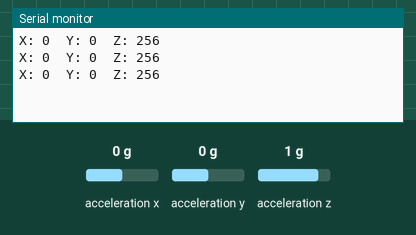
This sketch was run on a simulated Arduino Uno, built with avr-gcc and run on an emulated ATmega328P. Parts: the last lines printed to the serial monitor. Inputs (shaded band) come from the test bench; at power-on: acceleration x 0 g, acceleration y 0 g, acceleration z 1 g.

Above: at 1.3 s.
1.4 s: acceleration x set to -1.4 g
At 1.9 s:
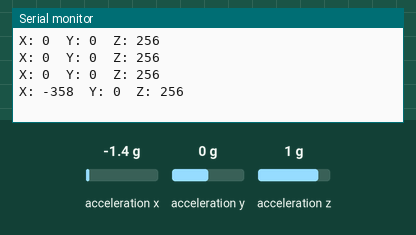
2.9 s: acceleration y set to -1.4 g
At 4.89 s:
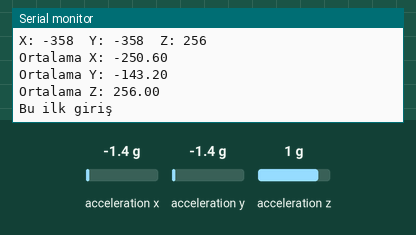
5.9 s: acceleration z set to -1.4 g
At 9.94 s:
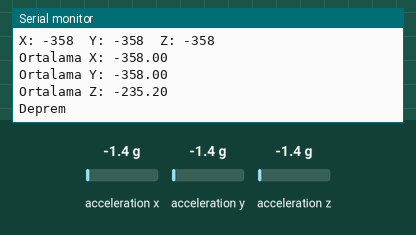

The sketch:

depremadxlfirebasessiz.ino
```cpp
#include "Wire.h"
#include "I2Cdev.h"
#include "ADXL345.h"

ADXL345 sensor;

// İvmeölçer verilerini saklamak için değişkenler
int numReadings = 10;
int readings_x[10];
int readings_y[10];
int readings_z[10];
float previous_average_x = 0.0;
float previous_average_y = 0.0;
float previous_average_z = 0.0;
short ivme_x, ivme_y, ivme_z;
bool ilkGiris = true;

void setup() {
  Wire.begin();
  Serial.begin(9600);
  sensor.initialize();
}

void loop() {
  static int index = 0;  // Sadece loop işlevi içinde kullanılan bir static tamsayı olarak tanımlandı.
  sensor.getAcceleration(&ivme_x, &ivme_y, &ivme_z);
  Serial.print("X: ");
  Serial.print(ivme_x);
  Serial.print("\t");
  Serial.print("Y: ");
  Serial.print(ivme_y);
  Serial.print("\t");
  Serial.print("Z: ");
  Serial.println(ivme_z);

    // Okuma değerlerini güncelle
    readings_x[index] = ivme_x;
    readings_y[index] = ivme_y;
    readings_z[index] = ivme_z;

    // İndeks arttır ve sıfıra döndür
    index = (index + 1) % numReadings;

    // Her 10 ölçüm için ortalamayı hesapla ve kontrol et
    if (index == 0) {
      float average_x = 0.0;
      float average_y = 0.0;
      float average_z = 0.0;

      for (int i = 0; i < numReadings; i++) {
        average_x += readings_x[i];
        average_y += readings_y[i];
        average_z += readings_z[i];
      }

      average_x /= numReadings;
      average_y /= numReadings;
      average_z /= numReadings;

      Serial.print("Ortalama X: ");
      Serial.println(average_x);
      Serial.print("Ortalama Y: ");
      Serial.println(average_y);
      Serial.print("Ortalama Z: ");
      Serial.println(average_z);

      if(!ilkGiris){
        if (
          (abs(average_x) > abs(previous_average_x * 1.1)) || (abs(average_x) < abs(previous_average_x * 0.9)) ||
          (abs(average_y) > abs(previous_average_y * 1.1)) || (abs(average_y) < abs(previous_average_y * 0.9)) ||
            (abs(average_z) > abs(previous_average_z * 1.1)) || (abs(average_z) < abs(previous_average_z * 0.9))) {
          Serial.println("Deprem");
        } else {
          Serial.println("Değil");
        }
      }else{
        Serial.println("Bu ilk giriş");
        ilkGiris = false;
      }


      previous_average_x = average_x;
      previous_average_y = average_y;
      previous_average_z = average_z;
    }


  delay(500);
}
```

Measured:
- after the input at 1.4 s, the serial monitor: prints a new line after 0.11 s (image 1)
- after the input at 2.9 s, the serial monitor: prints a new line after 0.11 s (image 2)
- after the input at 5.9 s, the serial monitor: prints a new line after 0.16 s (image 3)
